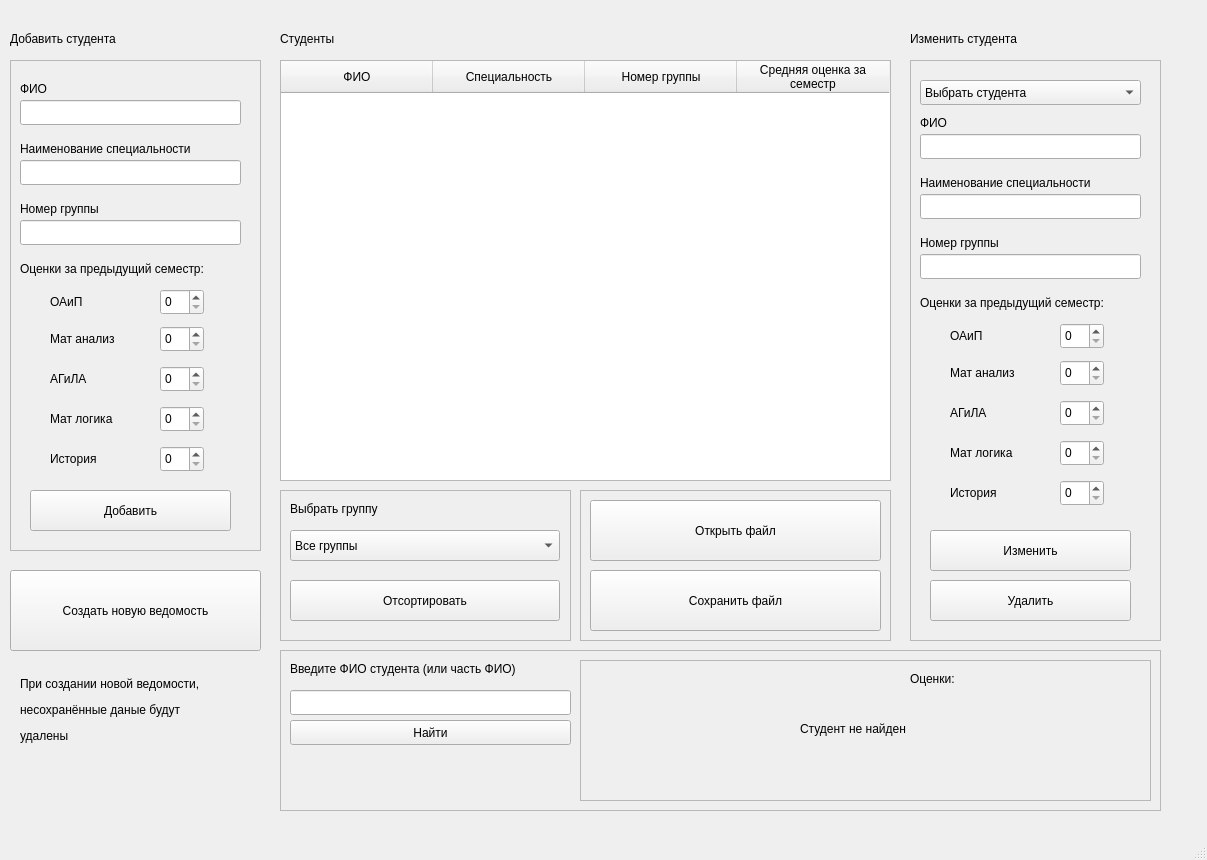
<?xml version="1.0" encoding="UTF-8"?>
<ui version="4.0">
 <class>MainWindow</class>
 <widget class="QMainWindow" name="MainWindow">
  <property name="geometry">
   <rect>
    <x>0</x>
    <y>0</y>
    <width>1207</width>
    <height>860</height>
   </rect>
  </property>
  <property name="windowTitle">
   <string>Task2 Создание ведомости</string>
  </property>
  <widget class="QWidget" name="centralwidget">
   <widget class="QTableWidget" name="tableWidget">
    <property name="geometry">
     <rect>
      <x>280</x>
      <y>60</y>
      <width>611</width>
      <height>421</height>
     </rect>
    </property>
    <property name="editTriggers">
     <set>QAbstractItemView::NoEditTriggers</set>
    </property>
    <attribute name="horizontalHeaderDefaultSectionSize">
     <number>152</number>
    </attribute>
    <column>
     <property name="text">
      <string>ФИО</string>
     </property>
    </column>
    <column>
     <property name="text">
      <string>Специальность</string>
     </property>
    </column>
    <column>
     <property name="text">
      <string>Номер группы</string>
     </property>
    </column>
    <column>
     <property name="text">
      <string>Средняя оценка за 
семестр</string>
     </property>
    </column>
   </widget>
   <widget class="QFrame" name="addFrame">
    <property name="geometry">
     <rect>
      <x>10</x>
      <y>60</y>
      <width>251</width>
      <height>491</height>
     </rect>
    </property>
    <property name="frameShape">
     <enum>QFrame::StyledPanel</enum>
    </property>
    <property name="frameShadow">
     <enum>QFrame::Raised</enum>
    </property>
    <widget class="QLabel" name="label">
     <property name="geometry">
      <rect>
       <x>10</x>
       <y>20</y>
       <width>101</width>
       <height>17</height>
      </rect>
     </property>
     <property name="text">
      <string>ФИО</string>
     </property>
    </widget>
    <widget class="QLineEdit" name="fioAdd_line">
     <property name="geometry">
      <rect>
       <x>10</x>
       <y>40</y>
       <width>221</width>
       <height>25</height>
      </rect>
     </property>
    </widget>
    <widget class="QLabel" name="label_3">
     <property name="geometry">
      <rect>
       <x>10</x>
       <y>80</y>
       <width>221</width>
       <height>17</height>
      </rect>
     </property>
     <property name="text">
      <string>Наименование специальности</string>
     </property>
    </widget>
    <widget class="QLineEdit" name="specAdd_line">
     <property name="geometry">
      <rect>
       <x>10</x>
       <y>100</y>
       <width>221</width>
       <height>25</height>
      </rect>
     </property>
    </widget>
    <widget class="QLabel" name="label_4">
     <property name="geometry">
      <rect>
       <x>10</x>
       <y>140</y>
       <width>221</width>
       <height>17</height>
      </rect>
     </property>
     <property name="text">
      <string>Номер группы</string>
     </property>
    </widget>
    <widget class="QLineEdit" name="groupAdd_line">
     <property name="geometry">
      <rect>
       <x>10</x>
       <y>160</y>
       <width>221</width>
       <height>25</height>
      </rect>
     </property>
    </widget>
    <widget class="QLabel" name="label_5">
     <property name="geometry">
      <rect>
       <x>10</x>
       <y>200</y>
       <width>241</width>
       <height>17</height>
      </rect>
     </property>
     <property name="text">
      <string>Оценки за предыдущий семестр:</string>
     </property>
    </widget>
    <widget class="QLabel" name="label_6">
     <property name="geometry">
      <rect>
       <x>40</x>
       <y>233</y>
       <width>66</width>
       <height>17</height>
      </rect>
     </property>
     <property name="text">
      <string>ОАиП</string>
     </property>
    </widget>
    <widget class="QSpinBox" name="oaipAdd_spinBox">
     <property name="geometry">
      <rect>
       <x>150</x>
       <y>229</y>
       <width>44</width>
       <height>26</height>
      </rect>
     </property>
     <property name="maximum">
      <number>10</number>
     </property>
    </widget>
    <widget class="QSpinBox" name="maAdd_spinBox">
     <property name="geometry">
      <rect>
       <x>150</x>
       <y>266</y>
       <width>44</width>
       <height>26</height>
      </rect>
     </property>
     <property name="maximum">
      <number>10</number>
     </property>
    </widget>
    <widget class="QLabel" name="label_7">
     <property name="geometry">
      <rect>
       <x>40</x>
       <y>270</y>
       <width>91</width>
       <height>17</height>
      </rect>
     </property>
     <property name="text">
      <string>Мат анализ</string>
     </property>
    </widget>
    <widget class="QSpinBox" name="agilaAdd_spinBox">
     <property name="geometry">
      <rect>
       <x>150</x>
       <y>306</y>
       <width>44</width>
       <height>26</height>
      </rect>
     </property>
     <property name="maximum">
      <number>10</number>
     </property>
    </widget>
    <widget class="QLabel" name="label_8">
     <property name="geometry">
      <rect>
       <x>40</x>
       <y>310</y>
       <width>91</width>
       <height>17</height>
      </rect>
     </property>
     <property name="text">
      <string>АГиЛА</string>
     </property>
    </widget>
    <widget class="QSpinBox" name="mlAdd_spinBox">
     <property name="geometry">
      <rect>
       <x>150</x>
       <y>346</y>
       <width>44</width>
       <height>26</height>
      </rect>
     </property>
     <property name="maximum">
      <number>10</number>
     </property>
    </widget>
    <widget class="QLabel" name="label_9">
     <property name="geometry">
      <rect>
       <x>40</x>
       <y>350</y>
       <width>91</width>
       <height>17</height>
      </rect>
     </property>
     <property name="text">
      <string>Мат логика</string>
     </property>
    </widget>
    <widget class="QSpinBox" name="hisoryAdd_spinBox">
     <property name="geometry">
      <rect>
       <x>150</x>
       <y>386</y>
       <width>44</width>
       <height>26</height>
      </rect>
     </property>
     <property name="maximum">
      <number>10</number>
     </property>
    </widget>
    <widget class="QLabel" name="label_10">
     <property name="geometry">
      <rect>
       <x>40</x>
       <y>390</y>
       <width>91</width>
       <height>17</height>
      </rect>
     </property>
     <property name="text">
      <string>История</string>
     </property>
    </widget>
    <widget class="QPushButton" name="AddButton">
     <property name="geometry">
      <rect>
       <x>20</x>
       <y>430</y>
       <width>201</width>
       <height>41</height>
      </rect>
     </property>
     <property name="text">
      <string>Добавить</string>
     </property>
    </widget>
   </widget>
   <widget class="QLabel" name="label_2">
    <property name="geometry">
     <rect>
      <x>10</x>
      <y>30</y>
      <width>141</width>
      <height>17</height>
     </rect>
    </property>
    <property name="text">
     <string>Добавить студента</string>
    </property>
   </widget>
   <widget class="QLabel" name="label_11">
    <property name="geometry">
     <rect>
      <x>280</x>
      <y>30</y>
      <width>141</width>
      <height>17</height>
     </rect>
    </property>
    <property name="text">
     <string>Студенты</string>
    </property>
   </widget>
   <widget class="QFrame" name="editFrame">
    <property name="geometry">
     <rect>
      <x>910</x>
      <y>60</y>
      <width>251</width>
      <height>581</height>
     </rect>
    </property>
    <property name="frameShape">
     <enum>QFrame::StyledPanel</enum>
    </property>
    <property name="frameShadow">
     <enum>QFrame::Raised</enum>
    </property>
    <widget class="QLabel" name="label_75">
     <property name="geometry">
      <rect>
       <x>10</x>
       <y>54</y>
       <width>101</width>
       <height>17</height>
      </rect>
     </property>
     <property name="text">
      <string>ФИО</string>
     </property>
    </widget>
    <widget class="QLineEdit" name="fioEdit_line">
     <property name="geometry">
      <rect>
       <x>10</x>
       <y>74</y>
       <width>221</width>
       <height>25</height>
      </rect>
     </property>
    </widget>
    <widget class="QLabel" name="label_76">
     <property name="geometry">
      <rect>
       <x>10</x>
       <y>114</y>
       <width>221</width>
       <height>17</height>
      </rect>
     </property>
     <property name="text">
      <string>Наименование специальности</string>
     </property>
    </widget>
    <widget class="QLineEdit" name="specEdit_line">
     <property name="geometry">
      <rect>
       <x>10</x>
       <y>134</y>
       <width>221</width>
       <height>25</height>
      </rect>
     </property>
    </widget>
    <widget class="QLabel" name="label_77">
     <property name="geometry">
      <rect>
       <x>10</x>
       <y>174</y>
       <width>221</width>
       <height>17</height>
      </rect>
     </property>
     <property name="text">
      <string>Номер группы</string>
     </property>
    </widget>
    <widget class="QLineEdit" name="groupEdit_line">
     <property name="geometry">
      <rect>
       <x>10</x>
       <y>194</y>
       <width>221</width>
       <height>25</height>
      </rect>
     </property>
    </widget>
    <widget class="QLabel" name="label_78">
     <property name="geometry">
      <rect>
       <x>10</x>
       <y>234</y>
       <width>241</width>
       <height>17</height>
      </rect>
     </property>
     <property name="text">
      <string>Оценки за предыдущий семестр:</string>
     </property>
    </widget>
    <widget class="QLabel" name="label_79">
     <property name="geometry">
      <rect>
       <x>40</x>
       <y>267</y>
       <width>66</width>
       <height>17</height>
      </rect>
     </property>
     <property name="text">
      <string>ОАиП</string>
     </property>
    </widget>
    <widget class="QSpinBox" name="oaipEdit_spinBox">
     <property name="geometry">
      <rect>
       <x>150</x>
       <y>263</y>
       <width>44</width>
       <height>26</height>
      </rect>
     </property>
     <property name="maximum">
      <number>10</number>
     </property>
    </widget>
    <widget class="QSpinBox" name="maEdit_spinBox">
     <property name="geometry">
      <rect>
       <x>150</x>
       <y>300</y>
       <width>44</width>
       <height>26</height>
      </rect>
     </property>
     <property name="maximum">
      <number>10</number>
     </property>
    </widget>
    <widget class="QLabel" name="label_80">
     <property name="geometry">
      <rect>
       <x>40</x>
       <y>304</y>
       <width>91</width>
       <height>17</height>
      </rect>
     </property>
     <property name="text">
      <string>Мат анализ</string>
     </property>
    </widget>
    <widget class="QSpinBox" name="agilaEdit_spinBox">
     <property name="geometry">
      <rect>
       <x>150</x>
       <y>340</y>
       <width>44</width>
       <height>26</height>
      </rect>
     </property>
     <property name="maximum">
      <number>10</number>
     </property>
    </widget>
    <widget class="QLabel" name="label_81">
     <property name="geometry">
      <rect>
       <x>40</x>
       <y>344</y>
       <width>91</width>
       <height>17</height>
      </rect>
     </property>
     <property name="text">
      <string>АГиЛА</string>
     </property>
    </widget>
    <widget class="QSpinBox" name="mlEdit_spinBOx">
     <property name="geometry">
      <rect>
       <x>150</x>
       <y>380</y>
       <width>44</width>
       <height>26</height>
      </rect>
     </property>
     <property name="maximum">
      <number>10</number>
     </property>
    </widget>
    <widget class="QLabel" name="label_82">
     <property name="geometry">
      <rect>
       <x>40</x>
       <y>384</y>
       <width>91</width>
       <height>17</height>
      </rect>
     </property>
     <property name="text">
      <string>Мат логика</string>
     </property>
    </widget>
    <widget class="QSpinBox" name="historyEdit_spinBox">
     <property name="geometry">
      <rect>
       <x>150</x>
       <y>420</y>
       <width>44</width>
       <height>26</height>
      </rect>
     </property>
     <property name="maximum">
      <number>10</number>
     </property>
    </widget>
    <widget class="QLabel" name="label_83">
     <property name="geometry">
      <rect>
       <x>40</x>
       <y>424</y>
       <width>91</width>
       <height>17</height>
      </rect>
     </property>
     <property name="text">
      <string>История</string>
     </property>
    </widget>
    <widget class="QPushButton" name="delete_button">
     <property name="geometry">
      <rect>
       <x>20</x>
       <y>520</y>
       <width>201</width>
       <height>41</height>
      </rect>
     </property>
     <property name="text">
      <string>Удалить</string>
     </property>
    </widget>
    <widget class="QPushButton" name="edit_button">
     <property name="geometry">
      <rect>
       <x>20</x>
       <y>470</y>
       <width>201</width>
       <height>41</height>
      </rect>
     </property>
     <property name="text">
      <string>Изменить</string>
     </property>
    </widget>
    <widget class="QComboBox" name="studentSelect_comboBox">
     <property name="geometry">
      <rect>
       <x>10</x>
       <y>20</y>
       <width>221</width>
       <height>25</height>
      </rect>
     </property>
     <item>
      <property name="text">
       <string>Выбрать студента</string>
      </property>
     </item>
    </widget>
   </widget>
   <widget class="QLabel" name="label_84">
    <property name="geometry">
     <rect>
      <x>910</x>
      <y>30</y>
      <width>141</width>
      <height>17</height>
     </rect>
    </property>
    <property name="text">
     <string>Изменить студента</string>
    </property>
   </widget>
   <widget class="QFrame" name="frame">
    <property name="geometry">
     <rect>
      <x>280</x>
      <y>490</y>
      <width>291</width>
      <height>151</height>
     </rect>
    </property>
    <property name="frameShape">
     <enum>QFrame::StyledPanel</enum>
    </property>
    <property name="frameShadow">
     <enum>QFrame::Raised</enum>
    </property>
    <widget class="QLabel" name="label_85">
     <property name="geometry">
      <rect>
       <x>10</x>
       <y>10</y>
       <width>121</width>
       <height>17</height>
      </rect>
     </property>
     <property name="text">
      <string>Выбрать группу</string>
     </property>
    </widget>
    <widget class="QComboBox" name="selectGroup_comboBox">
     <property name="geometry">
      <rect>
       <x>10</x>
       <y>40</y>
       <width>270</width>
       <height>31</height>
      </rect>
     </property>
     <item>
      <property name="text">
       <string>Все группы</string>
      </property>
     </item>
    </widget>
    <widget class="QPushButton" name="sort_button">
     <property name="geometry">
      <rect>
       <x>10</x>
       <y>90</y>
       <width>270</width>
       <height>41</height>
      </rect>
     </property>
     <property name="text">
      <string>Отсортировать</string>
     </property>
    </widget>
   </widget>
   <widget class="QFrame" name="frame_2">
    <property name="geometry">
     <rect>
      <x>580</x>
      <y>490</y>
      <width>311</width>
      <height>151</height>
     </rect>
    </property>
    <property name="frameShape">
     <enum>QFrame::StyledPanel</enum>
    </property>
    <property name="frameShadow">
     <enum>QFrame::Raised</enum>
    </property>
    <widget class="QPushButton" name="openFile_button">
     <property name="geometry">
      <rect>
       <x>10</x>
       <y>10</y>
       <width>291</width>
       <height>61</height>
      </rect>
     </property>
     <property name="text">
      <string>Открыть файл</string>
     </property>
    </widget>
    <widget class="QPushButton" name="saveFile_button">
     <property name="geometry">
      <rect>
       <x>10</x>
       <y>80</y>
       <width>291</width>
       <height>61</height>
      </rect>
     </property>
     <property name="text">
      <string>Сохранить файл</string>
     </property>
    </widget>
   </widget>
   <widget class="QFrame" name="frame_3">
    <property name="geometry">
     <rect>
      <x>280</x>
      <y>650</y>
      <width>881</width>
      <height>161</height>
     </rect>
    </property>
    <property name="frameShape">
     <enum>QFrame::StyledPanel</enum>
    </property>
    <property name="frameShadow">
     <enum>QFrame::Raised</enum>
    </property>
    <widget class="QPushButton" name="find_button">
     <property name="geometry">
      <rect>
       <x>10</x>
       <y>70</y>
       <width>281</width>
       <height>25</height>
      </rect>
     </property>
     <property name="text">
      <string>Найти</string>
     </property>
    </widget>
    <widget class="QLabel" name="label_95">
     <property name="geometry">
      <rect>
       <x>10</x>
       <y>10</y>
       <width>281</width>
       <height>17</height>
      </rect>
     </property>
     <property name="text">
      <string>Введите ФИО студента (или часть ФИО)</string>
     </property>
    </widget>
    <widget class="QLineEdit" name="lineEdit">
     <property name="geometry">
      <rect>
       <x>10</x>
       <y>40</y>
       <width>281</width>
       <height>25</height>
      </rect>
     </property>
    </widget>
    <widget class="QFrame" name="frame_4">
     <property name="geometry">
      <rect>
       <x>300</x>
       <y>10</y>
       <width>571</width>
       <height>141</height>
      </rect>
     </property>
     <property name="frameShape">
      <enum>QFrame::StyledPanel</enum>
     </property>
     <property name="frameShadow">
      <enum>QFrame::Raised</enum>
     </property>
     <widget class="QLabel" name="label_96">
      <property name="geometry">
       <rect>
        <x>330</x>
        <y>10</y>
        <width>66</width>
        <height>17</height>
       </rect>
      </property>
      <property name="text">
       <string>Оценки:</string>
      </property>
     </widget>
     <widget class="QLabel" name="oaipLabel">
      <property name="geometry">
       <rect>
        <x>330</x>
        <y>30</y>
        <width>171</width>
        <height>17</height>
       </rect>
      </property>
      <property name="text">
       <string/>
      </property>
     </widget>
     <widget class="QLabel" name="maLabel">
      <property name="geometry">
       <rect>
        <x>330</x>
        <y>50</y>
        <width>171</width>
        <height>17</height>
       </rect>
      </property>
      <property name="text">
       <string/>
      </property>
     </widget>
     <widget class="QLabel" name="agilaLabel">
      <property name="geometry">
       <rect>
        <x>330</x>
        <y>70</y>
        <width>171</width>
        <height>17</height>
       </rect>
      </property>
      <property name="text">
       <string/>
      </property>
     </widget>
     <widget class="QLabel" name="mlLabel">
      <property name="geometry">
       <rect>
        <x>330</x>
        <y>90</y>
        <width>171</width>
        <height>17</height>
       </rect>
      </property>
      <property name="text">
       <string/>
      </property>
     </widget>
     <widget class="QLabel" name="historyLabel">
      <property name="geometry">
       <rect>
        <x>330</x>
        <y>110</y>
        <width>171</width>
        <height>17</height>
       </rect>
      </property>
      <property name="text">
       <string/>
      </property>
     </widget>
     <widget class="QLabel" name="Group_Label">
      <property name="geometry">
       <rect>
        <x>20</x>
        <y>80</y>
        <width>291</width>
        <height>17</height>
       </rect>
      </property>
      <property name="text">
       <string/>
      </property>
     </widget>
     <widget class="QLabel" name="Spec_Label">
      <property name="geometry">
       <rect>
        <x>20</x>
        <y>50</y>
        <width>291</width>
        <height>17</height>
       </rect>
      </property>
      <property name="text">
       <string/>
      </property>
     </widget>
     <widget class="QLabel" name="Fio_Label">
      <property name="geometry">
       <rect>
        <x>20</x>
        <y>20</y>
        <width>291</width>
        <height>17</height>
       </rect>
      </property>
      <property name="text">
       <string/>
      </property>
     </widget>
     <widget class="QLabel" name="AvMark_Label">
      <property name="geometry">
       <rect>
        <x>20</x>
        <y>110</y>
        <width>291</width>
        <height>17</height>
       </rect>
      </property>
      <property name="text">
       <string/>
      </property>
     </widget>
     <widget class="QLabel" name="label_13">
      <property name="geometry">
       <rect>
        <x>220</x>
        <y>60</y>
        <width>151</width>
        <height>17</height>
       </rect>
      </property>
      <property name="text">
       <string>Студент не найден</string>
      </property>
     </widget>
    </widget>
   </widget>
   <widget class="QPushButton" name="_createVed_button">
    <property name="geometry">
     <rect>
      <x>10</x>
      <y>570</y>
      <width>251</width>
      <height>81</height>
     </rect>
    </property>
    <property name="text">
     <string>Создать новую ведомость</string>
    </property>
   </widget>
   <widget class="QLabel" name="label_12">
    <property name="geometry">
     <rect>
      <x>20</x>
      <y>670</y>
      <width>231</width>
      <height>81</height>
     </rect>
    </property>
    <property name="font">
     <font>
      <kerning>true</kerning>
     </font>
    </property>
    <property name="styleSheet">
     <string notr="true"/>
    </property>
    <property name="text">
     <string>&lt;html&gt;&lt;head/&gt;&lt;body&gt;&lt;p&gt;При создании новой ведомости, &lt;/p&gt;&lt;p&gt;несохранённые даные будут &lt;/p&gt;&lt;p&gt;удалены&lt;/p&gt;&lt;/body&gt;&lt;/html&gt;</string>
    </property>
    <property name="textFormat">
     <enum>Qt::AutoText</enum>
    </property>
    <property name="alignment">
     <set>Qt::AlignLeading|Qt::AlignLeft|Qt::AlignVCenter</set>
    </property>
    <property name="wordWrap">
     <bool>false</bool>
    </property>
    <property name="indent">
     <number>-1</number>
    </property>
   </widget>
  </widget>
  <widget class="QMenuBar" name="menubar">
   <property name="geometry">
    <rect>
     <x>0</x>
     <y>0</y>
     <width>1207</width>
     <height>22</height>
    </rect>
   </property>
  </widget>
  <widget class="QStatusBar" name="statusbar"/>
 </widget>
 <resources/>
 <connections/>
</ui>
